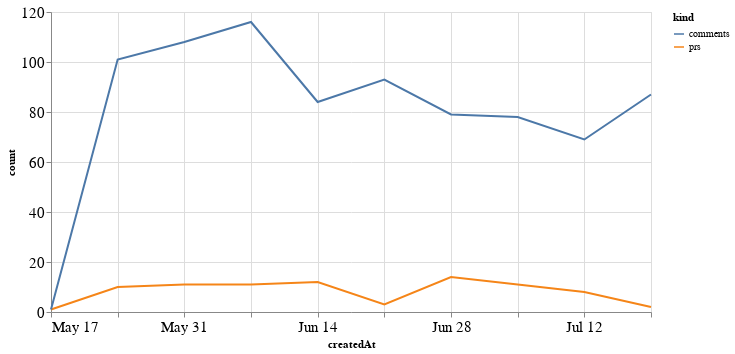

The code cell stored with this chart in its notebook:
### Code cell
alt.Chart(total_time, width=600).mark_line().encode(
    x='createdAt',
    y='count',
    color='kind'
)

### Figure 1 — Vega-Lite specification as saved in the notebook (floating-point values rounded to 4 significant figures)
{"config": {"axisLeft": {"labelFontSize": 15}, "axisBottom": {"labelFontSize": 15}}, "data": {"name": "data-b8f774258aeb573c625eeecc662cb4c6"}, "mark": "line", "encoding": {"color": {"type": "nominal", "field": "kind"}, "x": {"type": "temporal", "field": "createdAt"}, "y": {"type": "quantitative", "field": "count"}}, "width": 600, "$schema": "https://vega.github.io/schema/vega-lite/v4.8.1.json", "datasets": {"data-b8f774258aeb573c625eeecc662cb4c6": [{"createdAt": "2020-05-17T00:00:00", "kind": "prs", "count": 1}, {"createdAt": "2020-05-24T00:00:00", "kind": "prs", "count": 10}, {"createdAt": "2020-05-31T00:00:00", "kind": "prs", "count": 11}, {"createdAt": "2020-06-07T00:00:00", "kind": "prs", "count": 11}, {"createdAt": "2020-06-14T00:00:00", "kind": "prs", "count": 12}, {"createdAt": "2020-06-21T00:00:00", "kind": "prs", "count": 3}, {"createdAt": "2020-06-28T00:00:00", "kind": "prs", "count": 14}, {"createdAt": "2020-07-05T00:00:00", "kind": "prs", "count": 11}, {"createdAt": "2020-07-12T00:00:00", "kind": "prs", "count": 8}, {"createdAt": "2020-07-19T00:00:00", "kind": "prs", "count": 2}, {"createdAt": "2020-05-17T00:00:00", "kind": "comments", "count": 1}, {"createdAt": "2020-05-24T00:00:00", "kind": "comments", "count": 101}, {"createdAt": "2020-05-31T00:00:00", "kind": "comments", "count": 108}, {"createdAt": "2020-06-07T00:00:00", "kind": "comments", "count": 116}, {"createdAt": "2020-06-14T00:00:00", "kind": "comments", "count": 84}, {"createdAt": "2020-06-21T00:00:00", "kind": "comments", "count": 93}, {"createdAt": "2020-06-28T00:00:00", "kind": "comments", "count": 79}, {"createdAt": "2020-07-05T00:00:00", "kind": "comments", "count": 78}, {"createdAt": "2020-07-12T00:00:00", "kind": "comments", "count": 69}, {"createdAt": "2020-07-19T00:00:00", "kind": "comments", "count": 87}]}}
